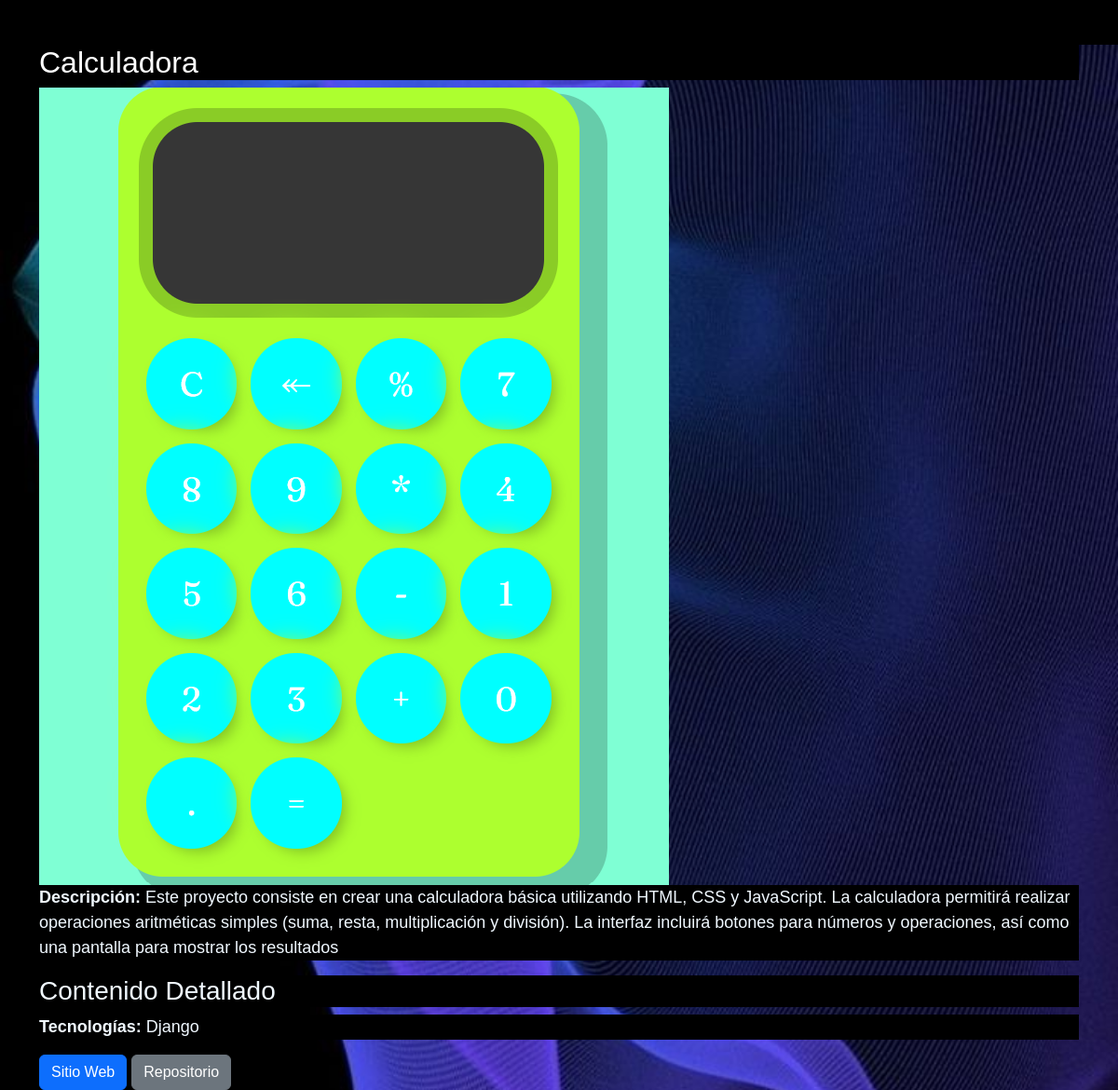
The app's page /proyecto/2/ with its own data.
### myportfolio/models.py (models this page shows, shortened)
class Proyecto(models.Model):
    titulo = models.CharField(max_length=200)
    imagen = models.ImageField(upload_to='proyectos/')
    descripcion = models.TextField()
    contenido = RichTextField()
    tecnologias = models.ManyToManyField(Tecnologia)
    link_sitio = models.URLField(max_length=200)
    link_repositorio = models.URLField(max_length=200)
    categoria = models.ForeignKey(Categoria, on_delete=models.CASCADE)

class Tecnologia(models.Model):
    nombre=models.CharField(max_length=50,unique=True)
    def __str__(self):
        return self.nombre

### myportfolio/views.py (the view)
# urls.py: path('proyecto/<int:pk>/', views.proyecto_detalle, name='proyecto_detalle'),
def proyecto_detalle(request, pk):
    proyecto = get_object_or_404(Proyecto, pk=pk)
    return render(request, 'proyecto_detalle.html', {'proyecto': proyecto})

### myportfolio/templates/proyecto_detalle.html (shortened to what this page needs)
{% extends 'base_generic.html' %}
{% block content %}
  <div class="container mt-5">
    <h2>{{ proyecto.titulo }}</h2>
    <img src="{{ proyecto.imagen.url }}" alt="{{ proyecto.titulo }}" class="img-fluid">
    <p><strong>Descripción:</strong> {{ proyecto.descripcion }}</p>
    <div>
      <h3>Contenido Detallado</h3>
    </div>
    <p><strong>Tecnologías:</strong> {{ proyecto.tecnologias.all|join:", " }}</p>
    <a href="{{ proyecto.link_sitio }}" class="btn btn-primary">Sitio Web</a>
    <a href="{{ proyecto.link_repositorio }}" class="btn btn-secondary">Repositorio</a>
  </div>
{% endblock %}

### myportfolio/static/css/styles.css (style rules this page uses)
* { background-color: black; color: aliceblue; }
.container, .card-title, .card-text, .text-start, .text-center, .text-end, .text-sm-end, .text-md-end, .text-lg-end, .text-xl-end, .text-xxl-end { color: white; font-family:'Gill Sans', 'Gill Sans MT', Calibri, 'Trebuchet MS', sans-serif; }
body { background-color: black; }
body { background-image: url( ../img/pp.jpg ); background-size: cover; background-position: center; animation: animateBackground 30s linear infinite; }
.container { margin-top: 80px; font-family: 'Gill Sans', 'Gill Sans MT', Calibri, 'Trebuchet MS', sans-serif; font-size: large; }
.projects, .container,.row, .contenido, .proyecto , .text-center , .titlecont , .descripcion , .col-md-6, .col-md-3 , .contcol ,.contactForm ,.col ,.form-label ,.footer , .navbar-brand, .fa-solid ,.contact111, .contact, .contactonuevo1, .mb-3, .form-label, .ult { background-color: transparent !important; }
.btn { transition: transform 0.3s ease; }
@media screen and (max-width:1328px) { .container { background-color: black; background-position: 50%; } }

### records on screen
Proyecto: titulo "Calculadora", imagen (picture), descripcion "Este proyecto consiste en crear una calculadora básica utilizando HTML, CSS y JavaScript. La calculadora permitirá realizar operaciones aritméticas simples (suma, resta, multiplicación y división). La interfaz incluirá botones para números y operaciones, así como una pantalla para mostrar los resultados", tecnologias.all "Django"
